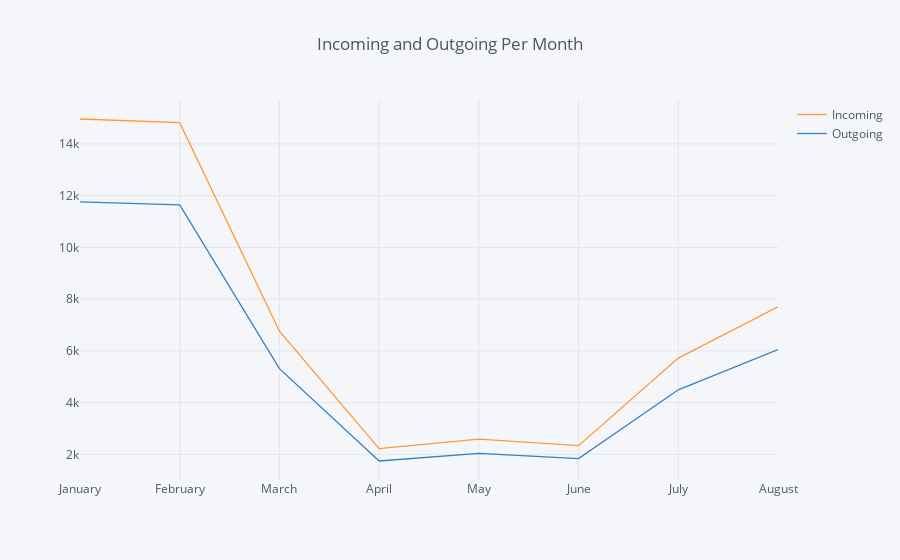

Source (notebook cell):
### Code cell
df1.groupby(df1['Date'])[["Incoming","Outgoing"]].sum().iplot(kind='scatter',title = 'Incoming and Outgoing Per Month')

### Figure 1 — Plotly figure (JSON) as saved in the notebook; plotly's stock layout.template omitted (floating-point values rounded to 4 significant figures)
{"data": [{"line": {"color": "rgba(255, 153, 51, 1.0)", "dash": "solid", "shape": "linear", "width": 1.3}, "mode": "lines", "name": "Incoming", "text": "", "type": "scatter", "uid": "ae9864a4-e22e-49c1-bcf8-7391fc01829f", "x": ["January", "February", "March", "April", "May", "June", "July", "August"], "y": [14960.0, 14820.0, 6762.0, 2220.0, 2592.0, 2336.0, 5721.0, 7706.0]}, {"line": {"color": "rgba(55, 128, 191, 1.0)", "dash": "solid", "shape": "linear", "width": 1.3}, "mode": "lines", "name": "Outgoing", "text": "", "type": "scatter", "uid": "723d3acc-7789-4b3e-b9e2-16d73ec183d3", "x": ["January", "February", "March", "April", "May", "June", "July", "August"], "y": [11760.0, 11650.0, 5313.0, 1745.0, 2036.0, 1836.0, 4495.0, 6054.0]}], "layout": {"legend": {"bgcolor": "#F5F6F9", "font": {"color": "#4D5663"}}, "paper_bgcolor": "#F5F6F9", "plot_bgcolor": "#F5F6F9", "title": {"font": {"color": "#4D5663"}, "text": "Incoming and Outgoing Per Month"}, "xaxis": {"gridcolor": "#E1E5ED", "showgrid": true, "tickfont": {"color": "#4D5663"}, "title": {"font": {"color": "#4D5663"}, "text": ""}, "zerolinecolor": "#E1E5ED"}, "yaxis": {"gridcolor": "#E1E5ED", "showgrid": true, "tickfont": {"color": "#4D5663"}, "title": {"font": {"color": "#4D5663"}, "text": ""}, "zerolinecolor": "#E1E5ED"}}}
